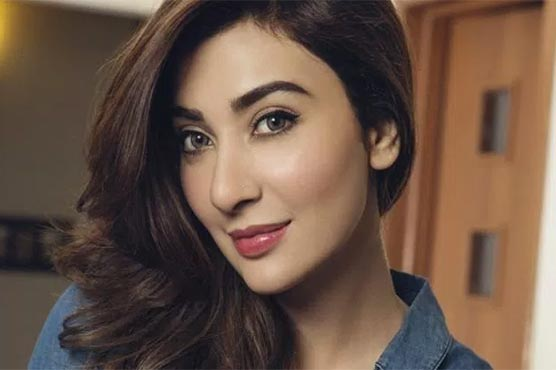
#> input picture pht2/429668_31820478.jpg, 556 x 370 px, found by its file name; its folder holds 4 pictures in this run
$ jupyter execute --allow-errors 'assignment no 1.ipynb'
#> lines starting #> are read from the running program, lines starting #| are printed output that depends on the picture
[cell 1]
import numpy as np
import matplotlib.pyplot as plt
from PIL import Image
import os
rootDir = "pht2"
fileCount = len([iq for iq in os.scandir(rootDir)])
print(fileCount)
#arr = np.arange(200,200,3)
for dirName, subdirList, fileList in os.walk(rootDir):
    print('Found directory: %s' % dirName)

[cell 2]
#def resize_images():
lis = []
for fname in fileList:
    im= Image.open(dirName+"\\"+fname)
#> im is the input picture: PIL image 556x370 RGB; mean R, G, B 106.5, 84, 70.3
    #im.show()
    im.resize((200,200))
    im1 = np.array(im)
    lis.append(im1)
arr = np.array(im)
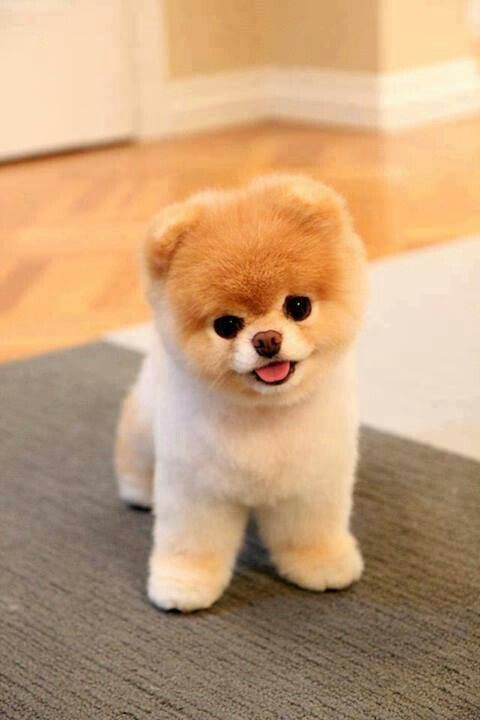
#> arr: shape (720, 480, 3); mean R, G, B 196.5, 160.1, 123.4
arr
#print(lis)

[cell 3]
lis[0].shape
#> Out = (370, 556, 3)

[cell 4]
arr1 = np.resize(lis[0],(512,512,3))
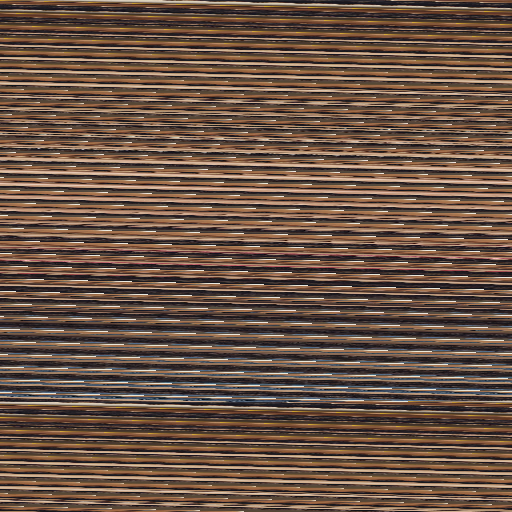
#> arr1: shape (512, 512, 3); mean of channels 0, 1, 2 106.3, 83.4, 68.9; drawn as R, G, B

[cell 5]
arr1.shape
#> Out = (512, 512, 3)
